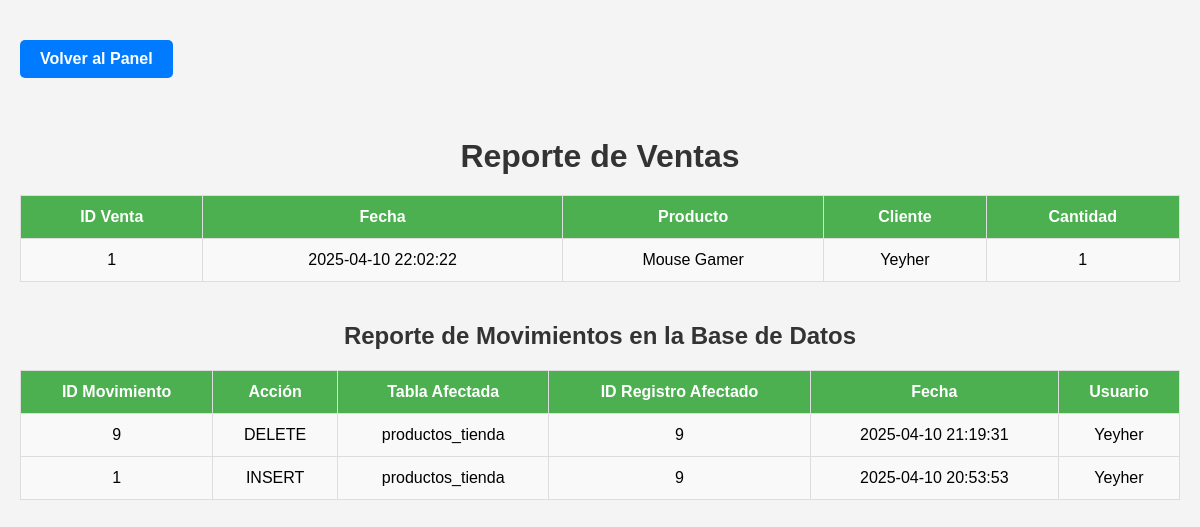
The app's page /reportes.php with its own data.
### tables this page shows
CREATE TABLE `ventas` (
  `id` int(11) NOT NULL,
  `id_usuario` int(11) DEFAULT NULL,
  `id_producto` int(11) DEFAULT NULL,
  `cantidad` int(11) DEFAULT NULL,
  `precio_unitario` decimal(10,2) DEFAULT NULL,
  `fecha` timestamp NOT NULL DEFAULT current_timestamp(),
  `id_cliente` int(11) NOT NULL
);

CREATE TABLE `productos_proveedor` (
  `id` int(11) NOT NULL,
  `proveedor` varchar(100) DEFAULT NULL,
  `nombre` varchar(100) DEFAULT NULL,
  `descripcion` text DEFAULT NULL,
  `precio` decimal(10,2) DEFAULT NULL,
  `stock` int(11) DEFAULT NULL,
  `proveedor_id` int(11) DEFAULT NULL,
  `id_producto` int(11) NOT NULL
);

CREATE TABLE `usuarios` (
  `id` int(11) NOT NULL,
  `nombre` varchar(100) NOT NULL,
  `correo` varchar(100) NOT NULL,
  `contraseña` varchar(255) NOT NULL,
  `fecha_registro` timestamp NOT NULL DEFAULT current_timestamp(),
  `rol` enum('admin','cliente','proveedor') NOT NULL DEFAULT 'cliente'
);

CREATE TABLE `auditoria` (
  `id` int(11) NOT NULL,
  `accion` varchar(10) DEFAULT NULL,
  `tabla_afectada` varchar(50) DEFAULT NULL,
  `registro_id` int(11) DEFAULT NULL,
  `fecha` timestamp NOT NULL DEFAULT current_timestamp(),
  `usuario_id` int(11) DEFAULT NULL
);

### reportes.php (the view, shortened to what this page needs)
<?php
require 'conexion.php';
$sql_ventas = "SELECT v.id AS id_venta,
                      v.id_producto,
                      p.nombre AS producto,
                      v.cantidad,
                      v.fecha,
                      u.nombre AS cliente
               FROM ventas v
               INNER JOIN productos_proveedor p ON v.id_producto = p.id
               INNER JOIN usuarios u ON v.id_cliente = u.id
               ORDER BY v.fecha DESC";
$result_ventas = $conn->query($sql_ventas);
$sql_auditoria = "SELECT a.id, a.accion, a.tabla_afectada, a.registro_id, a.fecha, u.nombre as usuario
                  FROM auditoria a
                  INNER JOIN usuarios u ON a.usuario_id = u.id
                  ORDER BY a.fecha DESC";
$result_auditoria = $conn->query($sql_auditoria);
?>
<!DOCTYPE html>
<html lang="es">
<head>
    <link rel="stylesheet" href="reporte.css">
</head>
<body>
    <a href="admin.php" class="back-btn">Volver al Panel</a>
    <h1>Reporte de Ventas</h1>
    <?php if ($result_ventas && $result_ventas->num_rows > 0): ?>
        <table>
            <thead>
                <tr>
                    <th>ID Venta</th>
                    <th>Fecha</th>
                    <th>Producto</th>
                    <th>Cliente</th>
                    <th>Cantidad</th>
                </tr>
            </thead>
            <tbody>
                <?php while ($row = $result_ventas->fetch_assoc()): ?>
                    <tr>
                        <td><?= htmlspecialchars($row['id_venta']) ?></td>
                        <td><?= htmlspecialchars($row['fecha']) ?></td>
                        <td><?= htmlspecialchars($row['producto']) ?></td>
                        <td><?= htmlspecialchars($row['cliente']) ?></td>
                        <td><?= htmlspecialchars($row['cantidad']) ?></td>
                    </tr>
                <?php endwhile; ?>
            </tbody>
        </table>
    <?php else: ?>
        <p>No hay ventas registradas.</p>
    <?php endif; ?>
    <h2>Reporte de Movimientos en la Base de Datos</h2>
    <?php if ($result_auditoria && $result_auditoria->num_rows > 0): ?>
        <table>
            <thead>
                <tr>
                    <th>ID Movimiento</th>
                    <th>Acción</th>
                    <th>Tabla Afectada</th>
                    <th>ID Registro Afectado</th>
                    <th>Fecha</th>
                    <th>Usuario</th>
                </tr>
            </thead>
            <tbody>
                <?php while ($row = $result_auditoria->fetch_assoc()): ?>
                    <tr>
                        <td><?= htmlspecialchars($row['id']) ?></td>
                        <td><?= htmlspecialchars($row['accion']) ?></td>
                        <td><?= htmlspecialchars($row['tabla_afectada']) ?></td>
                        <td><?= htmlspecialchars($row['registro_id']) ?></td>
                        <td><?= htmlspecialchars($row['fecha']) ?></td>
                        <td><?= htmlspecialchars($row['usuario']) ?></td>
                    </tr>
                <?php endwhile; ?>
            </tbody>
        </table>
    <?php else: ?>
        <p>No hay movimientos registrados.</p>
    <?php endif; ?>
</body>
</html>
</html>

### reporte.css (style rules this page uses)
body { font-family: Arial, sans-serif; margin: 0; padding: 0; background-color: #f4f4f4; }
h1, h2 { text-align: center; color: #333; margin-bottom: 20px; }
table { width: 100%; margin-top: 20px; border-collapse: collapse; }
table th, table td { padding: 12px; border: 1px solid #ddd; text-align: center; }
table th { background-color: #4CAF50; color: white; }
table td { background-color: #f9f9f9; }
table tr:nth-child(even) { background-color: #f2f2f2; }
a.back-btn { padding: 10px 20px; border-radius: 5px; background-color: #007BFF; color: white; text-decoration: none; font-weight: bold; display: inline-block; margin-top: 20px; text-align: center; transition: background-color 0.3s ease; }

### reportes.php (style rules this page uses)
body { font-family: Arial, sans-serif; padding: 20px; }
h1, h2 { margin-top: 40px; }
table { width: 100%; border-collapse: collapse; margin-top: 10px; }
th, td { padding: 10px; border: 1px solid #ddd; text-align: left; }
th { background-color: #f2f2f2; }
.back-btn { display: inline-block; margin-bottom: 20px; padding: 8px 15px; background-color: #3498db; color: #fff; text-decoration: none; border-radius: 5px; }

### records on screen
ventas: id "1", fecha "2025-04-10 22:02:22", productos_proveedor.nombre "Mouse Gamer", usuarios.nombre "Yeyher", cantidad "1"
auditoria: id "9", accion "DELETE", tabla_afectada "productos_tienda", registro "9", fecha "2025-04-10 21:19:31", usuario.nombre "Yeyher"
auditoria: id "1", accion "INSERT", tabla_afectada "productos_tienda", registro "9", fecha "2025-04-10 20:53:53", usuario.nombre "Yeyher"
